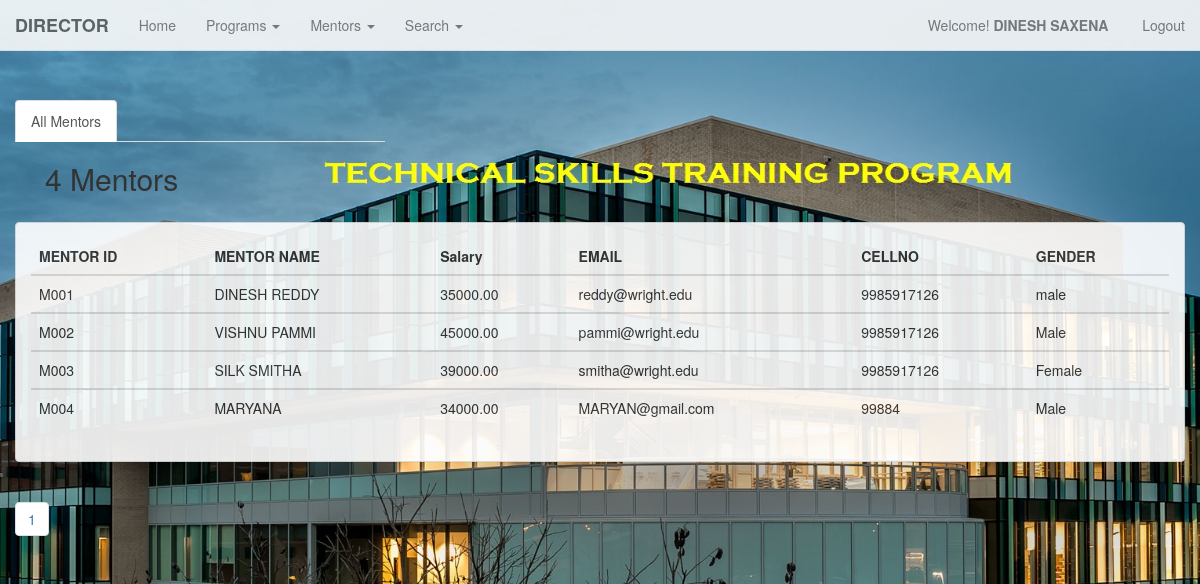
The app's page /TSTP/mentors_list.php (signed in) with its own data.
### tables this page shows
CREATE TABLE IF NOT EXISTS `director` (
  `d_id` char(10) NOT NULL,
  `d_name` char(30) DEFAULT NULL,
  `d_email` char(30) DEFAULT NULL,
  `d_cellno` char(10) DEFAULT NULL,
  `d_gender` char(10) DEFAULT NULL
);

CREATE TABLE IF NOT EXISTS `mentor` (
  `m_id` char(10) NOT NULL,
  `m_name` char(30) DEFAULT NULL,
  `m_email` char(30) DEFAULT NULL,
  `m_cellno` char(10) DEFAULT NULL,
  `m_gender` char(10) DEFAULT NULL,
  `m_salary` decimal(10,2) DEFAULT NULL
);

### TSTP/mentors_list.php (the view, shortened to what this page needs)
<?php
	include ('menu_director.php');
?>
<div class="container-fluid">
				<div class = "row" style ="margin-top:50px">
					<div class = "col-md-4">
						<ul class="nav nav-tabs">
							<li role="presentation" class="active"><a href="programs_list.php">All Mentors</a></li>
						</ul>
					</div>
				</div>
	<div class="col-md-12">
			<div class = "col-md-10">
					<?php
											$endlimit = 10;
						  $welcome_view = "SELECT * FROM MENTOR";
						  $welcome_viewed = mysql_query($welcome_view);
					     $num_rows = mysql_num_rows($welcome_viewed);
                	if($num_rows == 1){
								echo "<h2> $num_rows Mentor </h2>";
								}
								else
								echo "<h2>  $num_rows Mentors </h2>";
					?>
			</div>
	</div>
<div class="container-fluid" style="margin-top:80px;">
	<div class = "row">
		<div class="panel panel-default">
			<div class="panel-body">
				<div class="table-responsive">
					<?php
						$sql = "SELECT * FROM MENTOR";
						$qry=mysql_query($sql);
					?>
					<table class="table table-hover">
						<thead>
							<tr>
								<th>MENTOR ID</th>
								<th>MENTOR NAME</th>
								<th>Salary</th>
								<th>EMAIL</th>
								<th>CELLNO</th>
								<th>GENDER</th>
							</tr>
						</thead>
						<?php
						while($rec=mysql_fetch_array($qry))
						{
						?>
						<tbody>
							<tr>
									<td>
										<?php echo $rec['m_id'] ?>
									</td>
									<td>
										<?php echo $rec['m_name'] ?>
									</td>
									<td>
										<?php echo $rec['m_salary'] ?>
									</td>
									<td>
										<?php echo $rec['m_email'] ?>
									</td>
									<td>
										<?php echo $rec['m_cellno'] ?>
									</td>
									<td>
										<?php
										  echo $rec['m_gender'];
										?>
									</td>
					<?php
						}
					?>
							</tr>
						</tbody>
					</table>
				</div>
			</div>
		</div>
	</div>
</div>
<?php
		$num_rows = mysql_num_rows($welcome_viewed);
		$total_pages = ceil($num_rows / $endlimit);
				for($i=1; $i<=$total_pages; $i++ )
					{
						 echo"<ul class='pagination '> <li>&nbsp<a href = 'mentors_list.php?page=".$i."'>".$i."</a></li></ul>";
					}
?>
</div>

### TSTP/menu_director.php (shortened to what this page needs)
<!DOCTYPE html>
<html lang="en">
  <head>
	<link href="bootstrap.min.css" rel="stylesheet">
  </head>
<body>
<div class="container-fluid">
	<?php
		$id=$_SESSION['d_id'];
		$result=mysql_query("select * from director where d_id ='$id'")or die(mysql_error);
		$row=mysql_fetch_array($result);
		$FirstName=$row['d_name'];
	?>
				<nav class="navbar navbar-default navbar-fixed-top" role="navigation">
				  <div class="container-fluid">
					<div class="navbar-header">
					  <strong><a class="navbar-brand" href="#">DIRECTOR</a></strong>
					</div>
					<div class="collapse navbar-collapse" id="bs-example-navbar-collapse-1">
					<ul class="nav navbar-nav">
						<li><a href="admin_director.php?id=<?php echo $row['d_id'];?>">Home</a></li>
						<li class="dropdown">
							<a href="#" class="dropdown-toggle" data-toggle="dropdown"> Programs <span class="caret"></span></a>
						</li>
						<li class="dropdown">
							<a href="#" class="dropdown-toggle" data-toggle="dropdown"> Mentors <span class="caret"></span></a>
						</li>
                        <li class="dropdown">
							<a href="#" class="dropdown-toggle" data-toggle="dropdown"> Search <span class="caret"></span></a>
						</li>
					</ul>
					<ul class="nav navbar-nav navbar-right">
						<p class="navbar-text">Welcome! <strong><?php echo " ".$FirstName."&nbsp"; ?></strong></p>
							<li><p class="navbar-text"><a href="logout.php" class="navbar-link" title="Log Out">Logout</a></p></li>
					</ul>
					</div>
				  </div>
				</nav>
	</div>
  </body>
</html>

### TSTP/menu_director.php (style rules this page uses)
body { margin-top: 50px; margin-bottom: 50px; background: url('russ-logo.jpg') no-repeat center center fixed; -webkit-background-size: cover; -moz-background-size: cover; -o-background-size: cover; background-size: cover; }
.navbar-default { opacity: .9; }
.panel-default { opacity: .9; }

### records on screen
director: d_name "DINESH SAXENA"
mentor: m_id "M001", m_name "DINESH REDDY", m_salary "35000.00", m_email "reddy@wright.edu", m_cellno "9985917126", m_gender "male"
mentor: m_id "M002", m_name "VISHNU PAMMI", m_salary "45000.00", m_email "pammi@wright.edu", m_cellno "9985917126", m_gender "Male"
mentor: m_id "M003", m_name "SILK SMITHA", m_salary "39000.00", m_email "smitha@wright.edu", m_cellno "9985917126", m_gender "Female"
mentor: m_id "M004", m_name "MARYANA", m_salary "34000.00", m_email "MARYAN@gmail.com", m_cellno "99884", m_gender "Male"

### other values on screen
$num_rows "4"
